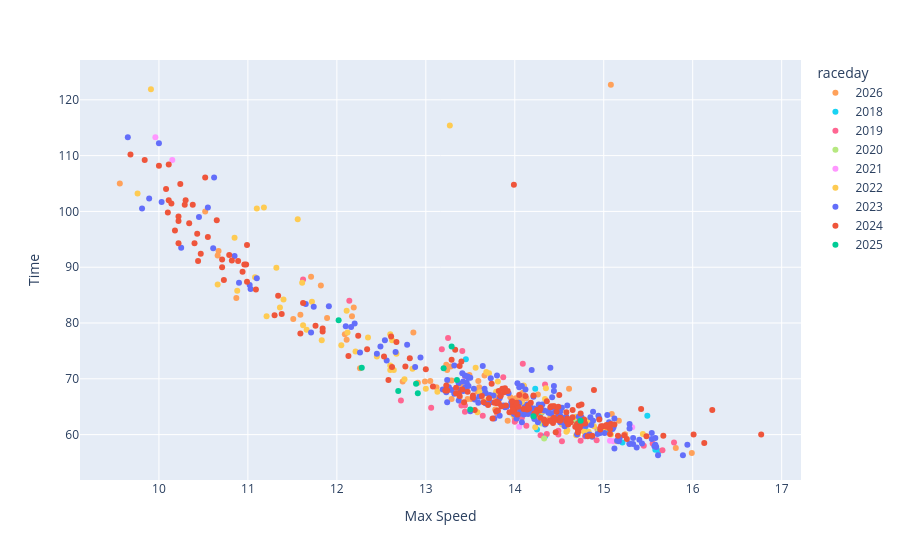

Notebook source saved alongside this figure:
### Code cell
px.scatter(freerolls, x='Max Speed', y='Time', color='raceday', hover_data=['Id', 'key', 'Max Energy', 'Roll Start Time'], color_discrete_map=cmap)

### Figure 1 — Plotly figure (JSON) as saved in the notebook; plotly's stock layout.template omitted (floating-point values rounded to 4 significant figures; data arrays with more than 128 entries replaced by an {"elided": "..."} marker saying what was removed)
{"data": [{"customdata": {"elided": "77x4 mixed values"}, "hovertemplate": "raceday=2026<br>Max Speed=%{x}<br>Time=%{y}<br>Id=%{customdata[0]}<br>key=%{customdata[1]}<br>Max Energy=%{customdata[2]}<br>Roll Start Time=%{customdata[3]}<extra></extra>", "legendgroup": "2026", "marker": {"color": "#FFA15A", "symbol": "circle"}, "mode": "markers", "name": "2026", "orientation": "v", "showlegend": true, "type": "scatter", "x": [9.56, 11.71, 12.09, 14.44, 15.09, 13.58, 13.47, 14.4, 13.92, 13.59, 13.4, 13.44, 13.72, 13.8, 13.12, 13.38, 14.07, 13.65, 13.51, 12.91, 13.29, 13.26, 12.74, 12.26, 13.99, 13.24, 14.46, 13.78, 13.47, 15.24, 14.25, 14.07, 15.07, 10.67, 14.26, 14.68, 10.52, 13.29, 12.17, 11.82, 13.23, 11.89, 12.19, 15.08, 14.61, 14.13, 14.09, 12.86, 10.66, 11.59, 14.26, 13.05, 13.78, 10.87, 14.08, 13.28, 13.24, 13.6, 13.49, 11.51, 13.66, 14.01, 12.99, 14.74, 14.0, 14.39, 13.78, 13.95, 14.09, 12.11, 14.06, 14.54, 15.24, 15.17, 15.81, 15.99, 14.75], "xaxis": "x", "y": [105.0, 88.3, 78.0, 65.1, 63.7, 67.7, 68.7, 63.6, 62.5, 69.6, 68.6, 68.1, 65.8, 63.8, 68.5, 66.7, 63.6, 66.0, 66.4, 69.3, 66.4, 69.7, 69.5, 71.9, 63.5, 71.6, 64.0, 64.5, 66.4, 60.0, 64.4, 66.3, 61.7, 92.9, 63.2, 62.6, 100.0, 69.7, 81.2, 86.7, 72.5, 80.9, 82.8, 122.7, 68.2, 66.5, 66.3, 78.3, 92.1, 81.5, 67.2, 69.6, 66.8, 84.5, 67.2, 72.2, 67.9, 68.5, 70.7, 80.7, 70.6, 66.5, 69.5, 60.8, 62.9, 62.8, 65.9, 66.7, 67.5, 77.0, 67.2, 63.0, 60.0, 62.5, 57.6, 56.7, 61.9], "yaxis": "y"}, {"customdata": [[277, "2018-03-03_Rebecca_Kingpin II_3", 84.69, "12:28"], [280, "2018-03-03_Rebecca_Kingpin II_5", 113.2, "12:59"], [281, "2018-03-03_Rebecca_Kingpin II_4", 105.5, "12:41"], [293, "2018-03-31_Rebecca_Kingpin II_2", 111.2, "12:30"], [296, "2018-03-31_Rebecca_Kingpin II_1", 108.3, "11:51"], [301, "2018-04-08_Rebecca_Kingpin II_3", 102.4, "12:38"], [302, "2018-04-08_Rebecca_Kingpin II_2", 92.85, "12:03"], [306, "2018-04-14_Beichen_Inviscid_4", 97.95, "12:25"], [307, "2018-04-14_Beichen_Inviscid_1", 97.95, "10:51"], [308, "2018-04-14_Beichen_Inviscid_3", 101.4, "11:58"], [310, "2018-04-14_Beichen_Inviscid_2", 103.5, "11:21"], [321, "2018-04-15_Diamond_Zuke_3", 99.69, "11:29"], [322, "2018-04-15_Diamond_Zuke_2", 107.8, "11:06"], [323, "2018-04-15_Diamond_Zuke_4", 95.97, "11:51"], [325, "2018-04-15_Diamond_Zuke_1", 109.9, "10:43"]], "hovertemplate": "raceday=2018<br>Max Speed=%{x}<br>Time=%{y}<br>Id=%{customdata[0]}<br>key=%{customdata[1]}<br>Max Energy=%{customdata[2]}<br>Roll Start Time=%{customdata[3]}<extra></extra>", "legendgroup": "2018", "marker": {"color": "#19d3f3", "symbol": "circle"}, "mode": "markers", "name": "2018", "orientation": "v", "showlegend": true, "type": "scatter", "x": [13.45, 14.34, 14.25, 15.62, 14.23, 14.7, 14.15, 15.49, 14.26, 14.3, 14.8, 15.06, 15.21, 15.1, 15.58], "xaxis": "x", "y": [73.5, 59.7, 60.9, 57.0, 68.2, 62.1, 65.1, 63.4, 64.2, 63.9, 60.7, 60.8, 58.6, 61.4, 57.3], "yaxis": "y"}, {"customdata": {"elided": "37x4 mixed values"}, "hovertemplate": "raceday=2019<br>Max Speed=%{x}<br>Time=%{y}<br>Id=%{customdata[0]}<br>key=%{customdata[1]}<br>Max Energy=%{customdata[2]}<br>Roll Start Time=%{customdata[3]}<extra></extra>", "legendgroup": "2019", "marker": {"color": "#FF6692", "symbol": "circle"}, "mode": "markers", "name": "2019", "orientation": "v", "showlegend": true, "type": "scatter", "x": [14.09, 14.93, 11.62, 14.79, 14.74, 14.92, 13.87, 14.1, 14.34, 13.41, 14.73, 13.25, 14.29, 13.44, 14.36, 14.49, 13.44, 13.4, 14.21, 13.81, 14.08, 13.06, 13.64, 12.72, 14.49, 14.53, 15.79, 15.55, 14.83, 15.45, 15.66, 13.44, 14.13, 14.01, 14.0, 12.14, 13.18], "xaxis": "x", "y": [72.7, 60.9, 87.8, 59.7, 58.9, 59.0, 70.3, 68.7, 69.0, 75.0, 61.1, 77.3, 59.9, 65.2, 60.1, 60.0, 64.1, 65.2, 63.2, 63.9, 63.0, 64.8, 63.4, 66.1, 60.7, 58.8, 58.6, 58.4, 60.0, 58.0, 57.2, 70.5, 61.6, 62.6, 62.3, 84.0, 75.3], "yaxis": "y"}, {"customdata": [[557, "2019-11-10_Nina_Seraph_4", 115.9, "13:33"], [558, "2019-11-10_Nina_Seraph_2", 110.9, "12:38"], [566, "2019-11-10_Nina_Seraph_1", 98.98, "12:21"], [570, "2019-11-10_Nina_Seraph_3", 106.1, "13:09"]], "hovertemplate": "raceday=2020<br>Max Speed=%{x}<br>Time=%{y}<br>Id=%{customdata[0]}<br>key=%{customdata[1]}<br>Max Energy=%{customdata[2]}<br>Roll Start Time=%{customdata[3]}<extra></extra>", "legendgroup": "2020", "marker": {"color": "#B6E880", "symbol": "circle"}, "mode": "markers", "name": "2020", "orientation": "v", "showlegend": true, "type": "scatter", "x": [14.33, 14.94, 14.66, 14.3], "xaxis": "x", "y": [59.3, 60.7, 62.6, 62.0], "yaxis": "y"}, {"customdata": [[590, "2021-04-17_Claire_Zuke_2", 77.76, "10:58"], [591, "2021-04-17_Claire_Zuke_3", 90.19, "11:36"], [597, "2021-04-24_Cynthia_Seraph_2", 107.9, "11:16"], [599, "2021-04-24_Cynthia_Seraph_3", 111.4, "11:41"], [601, "2021-04-24_Cynthia_Seraph_5", 111.7, "12:24"], [602, "2021-04-24_Cynthia_Seraph_7", 105.7, "12:42"], [603, "2021-04-24_Cynthia_Seraph_1", 104.1, "10:51"], [605, "2021-04-24_Cynthia_Seraph_6", 122.5, "12:29"]], "hovertemplate": "raceday=2021<br>Max Speed=%{x}<br>Time=%{y}<br>Id=%{customdata[0]}<br>key=%{customdata[1]}<br>Max Energy=%{customdata[2]}<br>Roll Start Time=%{customdata[3]}<extra></extra>", "legendgroup": "2021", "marker": {"color": "#FF97FF", "symbol": "circle"}, "mode": "markers", "name": "2021", "orientation": "v", "showlegend": true, "type": "scatter", "x": [10.15, 9.96, 14.05, 14.59, 15.11, 15.07, 15.32, 15.16], "xaxis": "x", "y": [109.2, 113.3, 61.4, 62.0, 58.8, 58.9, 61.3, 59.1], "yaxis": "y"}, {"customdata": {"elided": "77x4 mixed values"}, "hovertemplate": "raceday=2022<br>Max Speed=%{x}<br>Time=%{y}<br>Id=%{customdata[0]}<br>key=%{customdata[1]}<br>Max Energy=%{customdata[2]}<br>Roll Start Time=%{customdata[3]}<extra></extra>", "legendgroup": "2022", "marker": {"color": "#FECB52", "symbol": "circle"}, "mode": "markers", "name": "2022", "orientation": "v", "showlegend": true, "type": "scatter", "x": [11.32, 10.88, 11.08, 9.91, 9.76, 11.61, 12.6, 12.12, 14.35, 12.05, 13.81, 11.83, 12.45, 14.61, 14.71, 14.69, 14.49, 14.23, 13.68, 13.71, 14.52, 12.62, 14.78, 14.78, 14.27, 14.79, 12.35, 14.34, 14.1, 15.02, 15.44, 10.66, 12.6, 12.67, 13.56, 14.82, 11.36, 14.18, 14.57, 14.31, 14.09, 14.85, 14.08, 13.27, 14.69, 14.89, 15.07, 11.72, 11.66, 11.18, 11.62, 11.1, 10.85, 11.56, 12.21, 12.64, 13.13, 12.85, 11.21, 12.6, 12.11, 11.4, 12.76, 13.79, 14.58, 13.0, 14.53, 14.59, 13.58, 14.47, 13.61, 13.7, 13.98, 14.57, 15.15, 14.83, 15.08], "xaxis": "x", "y": [89.9, 85.8, 88.2, 121.9, 103.2, 87.2, 78.0, 78.3, 68.3, 76.0, 69.5, 76.9, 74.0, 62.6, 60.0, 59.9, 63.1, 61.3, 71.2, 71.0, 64.5, 76.9, 61.8, 60.5, 65.3, 62.4, 77.4, 66.4, 68.8, 61.2, 60.1, 86.9, 71.6, 74.5, 72.0, 62.5, 82.8, 64.9, 62.7, 64.1, 65.5, 62.2, 64.5, 115.4, 63.2, 61.5, 61.9, 83.8, 78.8, 100.7, 79.6, 100.5, 95.3, 98.6, 74.9, 71.6, 67.7, 71.8, 81.2, 72.4, 82.2, 84.2, 69.9, 67.7, 60.5, 68.2, 61.8, 60.8, 64.0, 63.1, 67.6, 66.3, 63.6, 62.2, 58.8, 60.5, 60.0], "yaxis": "y"}, {"customdata": {"elided": "176x4 mixed values"}, "hovertemplate": "raceday=2023<br>Max Speed=%{x}<br>Time=%{y}<br>Id=%{customdata[0]}<br>key=%{customdata[1]}<br>Max Energy=%{customdata[2]}<br>Roll Start Time=%{customdata[3]}<extra></extra>", "legendgroup": "2023", "marker": {"color": "#636efa", "symbol": "circle"}, "mode": "markers", "name": "2023", "orientation": "v", "showlegend": true, "type": "scatter", "x": {"elided": "176 float values"}, "xaxis": "x", "y": {"elided": "176 float values"}, "yaxis": "y"}, {"customdata": {"elided": "186x4 mixed values"}, "hovertemplate": "raceday=2024<br>Max Speed=%{x}<br>Time=%{y}<br>Id=%{customdata[0]}<br>key=%{customdata[1]}<br>Max Energy=%{customdata[2]}<br>Roll Start Time=%{customdata[3]}<extra></extra>", "legendgroup": "2024", "marker": {"color": "#EF553B", "symbol": "circle"}, "mode": "markers", "name": "2024", "orientation": "v", "showlegend": true, "type": "scatter", "x": {"elided": "186 float values"}, "xaxis": "x", "y": {"elided": "186 float values"}, "yaxis": "y"}, {"customdata": [[1183, "2024-09-15_Natalie_Seraph_2", 96.1, "11:18"], [1206, "2024-10-05_Natalie_Seraph_3", 84.53, "11:55"], [1228, "2024-10-26_Natalie_Seraph_4", 101.7, "12:50"], [1229, "2024-10-26_Natalie_Seraph_3", 106.5, "12:16"], [1230, "2024-10-26_Natalie_Seraph_1", 103.7, "11:34"], [1231, "2024-10-26_Natalie_Seraph_2", 97.2, "11:51"], [1246, "2024-11-02_Emily_Kingpin II_3", 91.28, "12:13"], [1248, "2024-11-02_Emily_Kingpin II_1", 86.64, "11:45"], [1251, "2024-11-02_Emily_Kingpin II_2", 91.96, "11:59"], [1302, "2024-11-09_Natalie_Seraph_2", 95.14, "12:25"], [1359, "2025-03-23_Natalie_Seraph_2", 104.0, "11:51"]], "hovertemplate": "raceday=2025<br>Max Speed=%{x}<br>Time=%{y}<br>Id=%{customdata[0]}<br>key=%{customdata[1]}<br>Max Energy=%{customdata[2]}<br>Roll Start Time=%{customdata[3]}<extra></extra>", "legendgroup": "2025", "marker": {"color": "#00cc96", "symbol": "circle"}, "mode": "markers", "name": "2025", "orientation": "v", "showlegend": true, "type": "scatter", "x": [14.74, 13.35, 13.5, 12.91, 12.89, 12.69, 13.2, 12.02, 13.29, 12.28, 14.21], "xaxis": "x", "y": [62.5, 69.8, 64.5, 67.4, 69.1, 67.8, 71.9, 80.5, 75.8, 72.0, 63.3], "yaxis": "y"}], "layout": {"legend": {"title": {"text": "raceday"}, "tracegroupgap": 0}, "margin": {"t": 60}, "xaxis": {"anchor": "y", "domain": [0, 1], "title": {"text": "Max Speed"}}, "yaxis": {"anchor": "x", "domain": [0, 1], "title": {"text": "Time"}}}}
